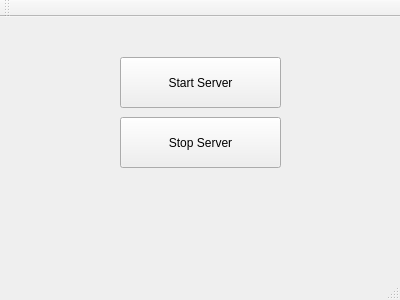
<?xml version="1.0" encoding="UTF-8"?>
<ui version="4.0">
 <class>MainWindow</class>
 <widget class="QMainWindow" name="MainWindow">
  <property name="geometry">
   <rect>
    <x>0</x>
    <y>0</y>
    <width>400</width>
    <height>300</height>
   </rect>
  </property>
  <property name="windowTitle">
   <string>MainWindow</string>
  </property>
  <widget class="QWidget" name="centralWidget">
   <widget class="QPushButton" name="pushButton">
    <property name="geometry">
     <rect>
      <x>120</x>
      <y>40</y>
      <width>161</width>
      <height>51</height>
     </rect>
    </property>
    <property name="text">
     <string>Start Server</string>
    </property>
   </widget>
   <widget class="QPushButton" name="pushButton_2">
    <property name="geometry">
     <rect>
      <x>120</x>
      <y>100</y>
      <width>161</width>
      <height>51</height>
     </rect>
    </property>
    <property name="text">
     <string>Stop Server</string>
    </property>
   </widget>
  </widget>
  <widget class="QMenuBar" name="menuBar">
   <property name="geometry">
    <rect>
     <x>0</x>
     <y>0</y>
     <width>400</width>
     <height>25</height>
    </rect>
   </property>
  </widget>
  <widget class="QToolBar" name="mainToolBar">
   <attribute name="toolBarArea">
    <enum>TopToolBarArea</enum>
   </attribute>
   <attribute name="toolBarBreak">
    <bool>false</bool>
   </attribute>
  </widget>
  <widget class="QStatusBar" name="statusBar"/>
 </widget>
 <layoutdefault spacing="6" margin="11"/>
 <resources/>
 <connections>
  <connection>
   <sender>pushButton</sender>
   <signal>clicked()</signal>
   <receiver>MainWindow</receiver>
   <slot>start()</slot>
   <hints>
    <hint type="sourcelabel">
     <x>260</x>
     <y>107</y>
    </hint>
    <hint type="destinationlabel">
     <x>329</x>
     <y>102</y>
    </hint>
   </hints>
  </connection>
  <connection>
   <sender>pushButton_2</sender>
   <signal>clicked()</signal>
   <receiver>MainWindow</receiver>
   <slot>stop()</slot>
   <hints>
    <hint type="sourcelabel">
     <x>199</x>
     <y>164</y>
    </hint>
    <hint type="destinationlabel">
     <x>333</x>
     <y>175</y>
    </hint>
   </hints>
  </connection>
 </connections>
 <slots>
  <slot>start()</slot>
  <slot>stop()</slot>
 </slots>
</ui>
